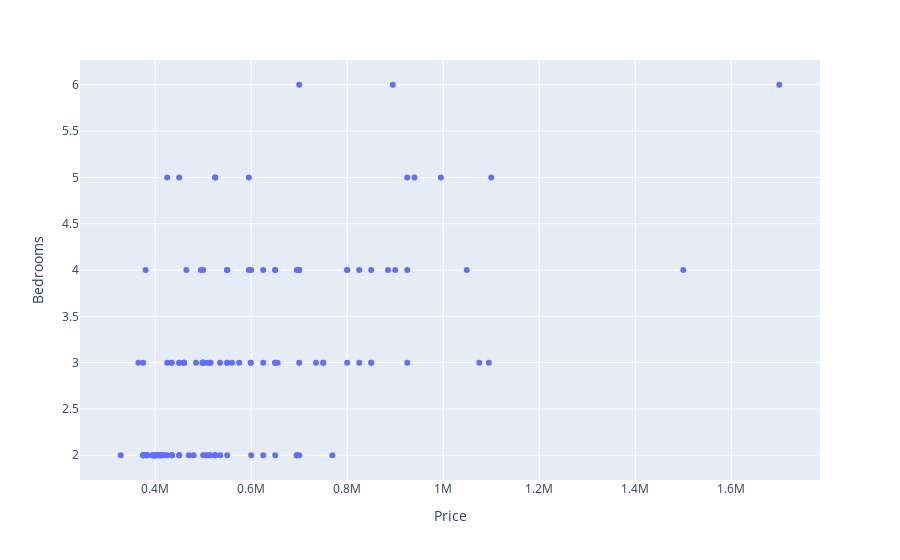

The notebook cell this image was saved under:
### Code cell
import plotly.express as px
import chart_studio.tools as tls
df = selling_birmingham
fig= px.scatter(df, x=selling_birmingham["Price"], y=selling_birmingham["Bedrooms"])
fig.show()

### Figure 1 — Plotly figure (JSON) as saved in the notebook; plotly's stock layout.template omitted (floating-point values rounded to 4 significant figures; data arrays with more than 128 entries replaced by an {"elided": "..."} marker saying what was removed)
{"data": [{"hovertemplate": "Price=%{x}<br>Bedrooms=%{y}<extra></extra>", "legendgroup": "", "marker": {"color": "#636efa", "symbol": "circle"}, "mode": "markers", "name": "", "orientation": "v", "showlegend": false, "type": "scatter", "x": {"elided": "138 int values"}, "xaxis": "x", "y": {"elided": "138 int values"}, "yaxis": "y"}], "layout": {"legend": {"tracegroupgap": 0}, "margin": {"t": 60}, "xaxis": {"anchor": "y", "domain": [0, 1], "title": {"text": "Price"}}, "yaxis": {"anchor": "x", "domain": [0, 1], "title": {"text": "Bedrooms"}}}}
